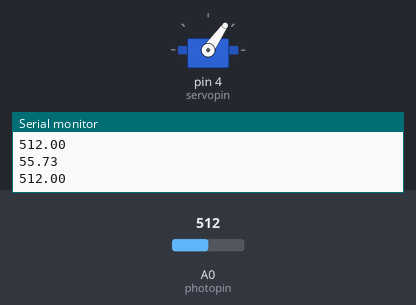
Simulated run of this sketch. Board: Arduino Uno, built with avr-gcc and run on an emulated ATmega328P. Shown: servo, the last lines printed to the serial monitor. The test bench sets the inputs (shaded band); at power-on: A0 (photopin) = 512.

Above: at 1.2 s.
1.3 s: A0 (photopin) set to 716
At 2.7 s:
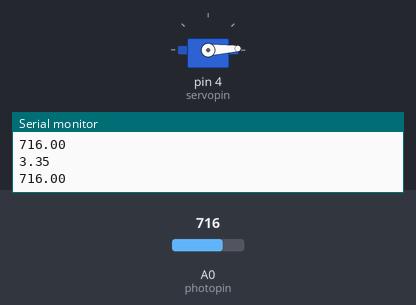
3.2 s: A0 (photopin) set to 306
At 4.7 s:
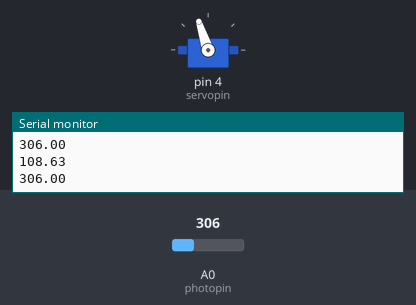
5.0 s: A0 (photopin) set to 122
At 5.9 s:
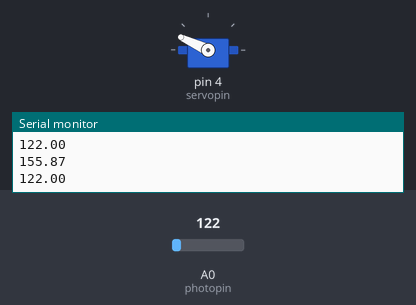
6.7 s: A0 (photopin) set to 0
At 8.2 s:
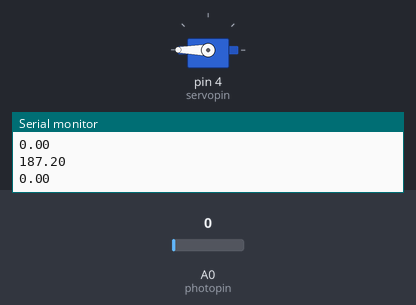
8.5 s: A0 (photopin) set to 511
At 9.1 s:
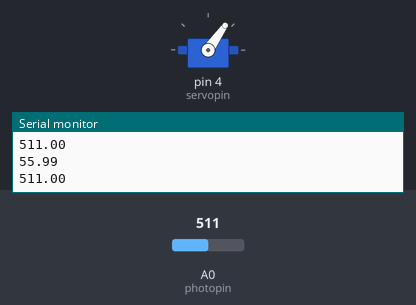
Timing chart, 0 to 11.2 s (numbered marks = the images above; inputs shaded):
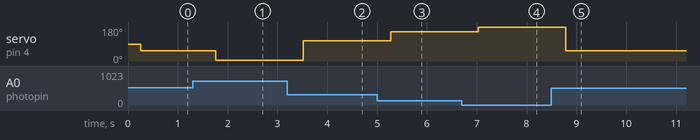

The sketch:

servo_and_photoresistor__day_n_night_.ino
```cpp
#include<Servo.h>
int servopin=4;
int photopin=A0;
float photoval;
float servopos;
int dt=250;
Servo myservo;

void setup()
{
  myservo.attach(servopin);
  pinMode(photopin,INPUT);
  pinMode(servopin,OUTPUT);
  Serial.begin(9600);


}

void loop()
{
 photoval=analogRead(photopin);
  Serial.println(photoval);
  delay(dt);
  servopos=(-180./701.)*photoval+(187.2);
  myservo.write(servopos);
  Serial.println(servopos);


}
```

Measured:
- after the input at 1.3 s, servo on pin 4 (servopin): 55° → 3° after 0.46 s
- after the input at 3.2 s, servo on pin 4 (servopin): 3° → 108° after 0.31 s
- after the input at 5.0 s, servo on pin 4 (servopin): 108° → 155° after 0.27 s
- after the input at 6.7 s, servo on pin 4 (servopin): 155° → 180° after 0.33 s
- after the input at 8.5 s, servo on pin 4 (servopin): 180° → 55° after 0.29 s
